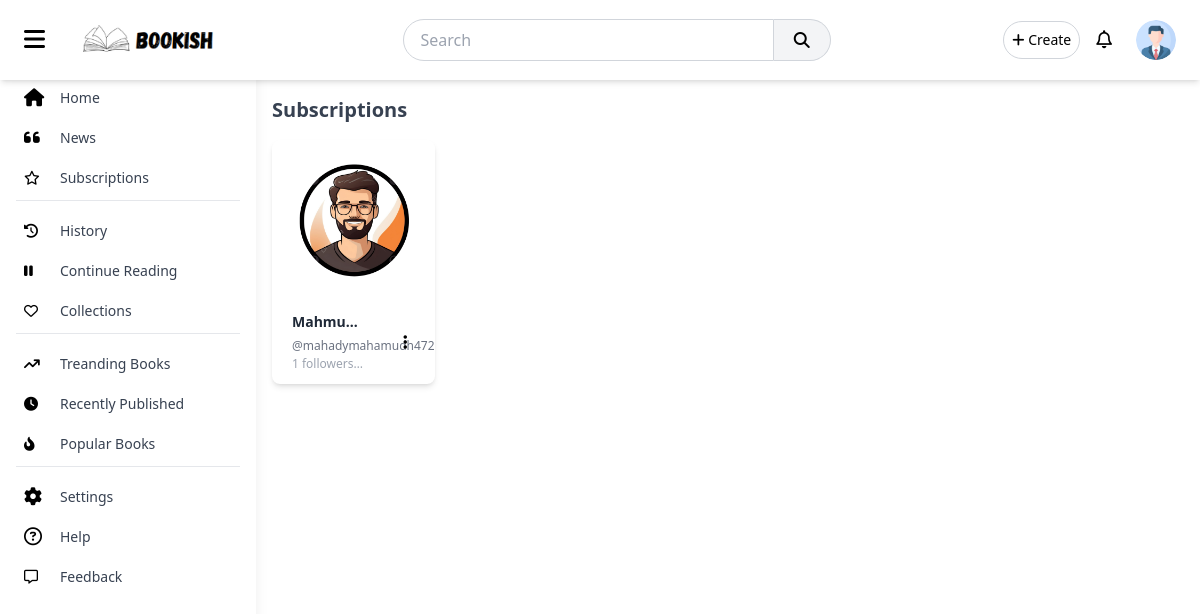
Page /subscriptions (signed in) on the committed database.
### accounts/models.py (models this page shows, shortened)
class UserProfile(models.Model):
    user = models.OneToOneField(User, on_delete=models.CASCADE)
    full_name = models.CharField(max_length=100, blank=True, null=True)
    bio = models.TextField(blank=True, null=True)
    profile_picture = models.ImageField(upload_to='profile_pics/', default='profile_pics/default.png')
    followers = models.ManyToManyField('self', symmetrical=False, related_name='following', blank=True)
    created_at = models.DateTimeField(auto_now_add=True)
    updated_at = models.DateTimeField(auto_now=True)

### main/views.py (the view)
# urls.py: path('subscriptions', views.subscriptions, name="subscriptions"),
def subscriptions(request):
    return render(request, 'subscriptions.html')

### main/context_processors.py (called while the page is built)
def notifications(request):
    if request.user.is_authenticated:
        return {'notifications': Notification.objects.filter(user=request.user).order_by('-created_at')[:5]}
    else:
        return Notification.objects.none()

### templates/subscriptions.html (shortened to what this page needs)
{% extends 'base.html' %}
{% load static %}
{% block content %}
<h2 class="text-xl font-bold text-gray-700 mb-4">
    Subscriptions
</h2>
<div class="grid grid-cols-1 sm:grid-cols-2 md:grid-cols-3 lg:grid-cols-5 gap-6">
    {% if user.userprofile.following.all %}
    {% for author in user.userprofile.following.all %}
    <div class="bg-white shadow-md rounded-lg overflow-hidden cursor-pointer"
        onclick="location.href=`{% url 'main:profile' author.user.username %}`">
            <img alt="Book Thumbnail" class="m-auto sm:h-40 sm:w-40"
                src="{{ author.profile_picture.url }}" />
        <div class="p-1 my-2">
            <div class="flex gap-2 justify-between mx-4 items-center">
                <div class="max-w-[60%]">
                    <h3 class="text-sm  font-bold truncate text-gray-800">
                        {{author.full_name}}
                    </h3>
                    <a href="" class="text-xs text-gray-500 hover:text-blue-400">
                        @{{author.user.username}}
                    </a>
                    <p class="text-xs text-gray-400 truncate">
                        1 followers, 2 books published
                    </p>
                </div>
                <div>
                    <button class="p-2" onclick="event.stopPropagation()">
                        <i class="fa fa-ellipsis-vertical">
                        </i>
                    </button>
                </div>
            </div>
        </div>
    </div>
    {% endfor %}
    {% else %}
    No subscription yet.
    {% endif %}
</div>
{% endblock %}

### templates/components/profile_menu.html (shortened to what this page needs)
<div class="relative">
    <button class="dropdownButton p-2 rounded-full hover:bg-gray-200">
        <img src="{{user.userprofile.profile_picture.url}}" class="h-10 w-10 rounded-full" alt="">
    </button>
</div>

### rows in the picture
UserProfile: profile_picture (picture), full_name "Mahmu…", user.username "mahadymahamudh472"
